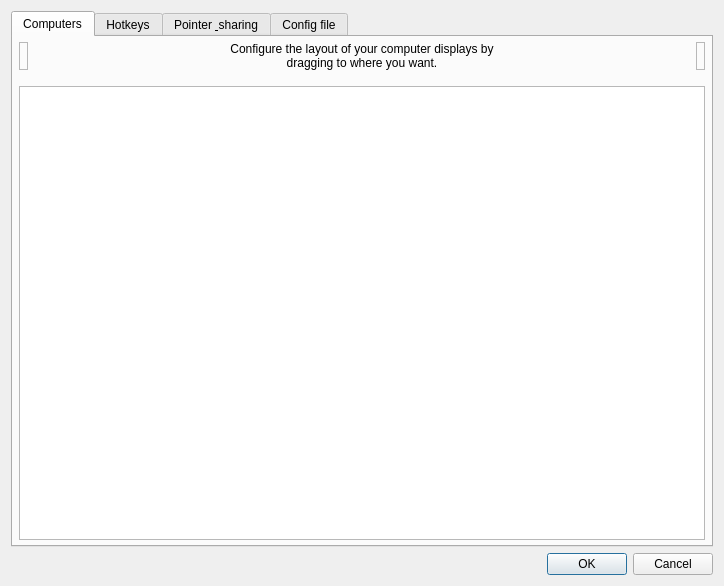
<?xml version="1.0" encoding="UTF-8"?>
<ui version="4.0">
 <class>ServerConfigDialog</class>
 <widget class="QDialog" name="ServerConfigDialog">
  <property name="geometry">
   <rect>
    <x>0</x>
    <y>0</y>
    <width>724</width>
    <height>586</height>
   </rect>
  </property>
  <property name="minimumSize">
   <size>
    <width>0</width>
    <height>0</height>
   </size>
  </property>
  <property name="windowTitle">
   <string>Server Configuration</string>
  </property>
  <layout class="QVBoxLayout">
   <item>
    <widget class="QTabWidget" name="tabWidget">
     <widget class="QWidget" name="tabComputers">
      <attribute name="title">
       <string>Computers</string>
      </attribute>
      <layout class="QVBoxLayout">
       <property name="leftMargin">
        <number>6</number>
       </property>
       <property name="topMargin">
        <number>5</number>
       </property>
       <property name="rightMargin">
        <number>6</number>
       </property>
       <property name="bottomMargin">
        <number>5</number>
       </property>
       <item>
        <layout class="QHBoxLayout" name="layoutComputers">
         <property name="spacing">
          <number>6</number>
         </property>
         <item>
          <widget class="TrashScreenWidget" name="lblRemoveScreen">
           <property name="acceptDrops">
            <bool>true</bool>
           </property>
           <property name="toolTip">
            <string>Drag a computer from the grid to the trashcan to remove it.</string>
           </property>
           <property name="frameShape">
            <enum>QFrame::Shape::StyledPanel</enum>
           </property>
           <property name="frameShadow">
            <enum>QFrame::Shadow::Raised</enum>
           </property>
          </widget>
         </item>
         <item>
          <spacer name="horizontalSpacer_21">
           <property name="orientation">
            <enum>Qt::Orientation::Horizontal</enum>
           </property>
           <property name="sizeHint" stdset="0">
            <size>
             <width>40</width>
             <height>20</height>
            </size>
           </property>
          </spacer>
         </item>
         <item>
          <widget class="QLabel" name="label_2">
           <property name="sizePolicy">
            <sizepolicy hsizetype="Preferred" vsizetype="Preferred">
             <horstretch>1</horstretch>
             <verstretch>0</verstretch>
            </sizepolicy>
           </property>
           <property name="maximumSize">
            <size>
             <width>310</width>
             <height>16777215</height>
            </size>
           </property>
           <property name="text">
            <string>Configure the layout of your computer displays by dragging to where you want.</string>
           </property>
           <property name="alignment">
            <set>Qt::AlignmentFlag::AlignCenter</set>
           </property>
           <property name="wordWrap">
            <bool>true</bool>
           </property>
           <property name="indent">
            <number>-1</number>
           </property>
          </widget>
         </item>
         <item>
          <spacer name="horizontalSpacer_22">
           <property name="orientation">
            <enum>Qt::Orientation::Horizontal</enum>
           </property>
           <property name="sizeHint" stdset="0">
            <size>
             <width>40</width>
             <height>20</height>
            </size>
           </property>
          </spacer>
         </item>
         <item>
          <widget class="NewScreenWidget" name="lblNewScreen">
           <property name="toolTip">
            <string>Drag to the grid to add a new computer.</string>
           </property>
           <property name="frameShape">
            <enum>QFrame::Shape::StyledPanel</enum>
           </property>
           <property name="frameShadow">
            <enum>QFrame::Shadow::Raised</enum>
           </property>
          </widget>
         </item>
        </layout>
       </item>
       <item>
        <spacer name="verticalSpacer">
         <property name="orientation">
          <enum>Qt::Orientation::Vertical</enum>
         </property>
         <property name="sizeType">
          <enum>QSizePolicy::Policy::Fixed</enum>
         </property>
         <property name="sizeHint" stdset="0">
          <size>
           <width>20</width>
           <height>10</height>
          </size>
         </property>
        </spacer>
       </item>
       <item>
        <widget class="ScreenSetupView" name="screenSetupView">
         <property name="sizePolicy">
          <sizepolicy hsizetype="MinimumExpanding" vsizetype="Expanding">
           <horstretch>0</horstretch>
           <verstretch>0</verstretch>
          </sizepolicy>
         </property>
         <property name="acceptDrops">
          <bool>true</bool>
         </property>
         <property name="autoFillBackground">
          <bool>false</bool>
         </property>
        </widget>
       </item>
      </layout>
     </widget>
     <widget class="QWidget" name="tabHotkeys">
      <attribute name="title">
       <string>Hotkeys</string>
      </attribute>
      <layout class="QHBoxLayout" name="_2">
       <item>
        <widget class="QGroupBox" name="groupHotkeys">
         <property name="title">
          <string>&amp;Hotkeys</string>
         </property>
         <layout class="QGridLayout" name="_3">
          <item row="0" column="0" rowspan="4">
           <widget class="QListWidget" name="listHotkeys"/>
          </item>
          <item row="0" column="1">
           <widget class="QPushButton" name="btnNewHotkey">
            <property name="enabled">
             <bool>true</bool>
            </property>
            <property name="text">
             <string>&amp;New</string>
            </property>
            <property name="icon">
             <iconset theme="QIcon::ThemeIcon::ListAdd"/>
            </property>
           </widget>
          </item>
          <item row="1" column="1">
           <widget class="QPushButton" name="btnEditHotkey">
            <property name="enabled">
             <bool>false</bool>
            </property>
            <property name="text">
             <string>&amp;Edit</string>
            </property>
            <property name="icon">
             <iconset theme="document-edit"/>
            </property>
           </widget>
          </item>
          <item row="2" column="1">
           <widget class="QPushButton" name="btnRemoveHotkey">
            <property name="enabled">
             <bool>false</bool>
            </property>
            <property name="text">
             <string>&amp;Remove</string>
            </property>
            <property name="icon">
             <iconset theme="QIcon::ThemeIcon::ListRemove"/>
            </property>
           </widget>
          </item>
          <item row="3" column="1">
           <spacer name="hotkeySpacer">
            <property name="orientation">
             <enum>Qt::Orientation::Vertical</enum>
            </property>
            <property name="sizeHint" stdset="0">
             <size>
              <width>75</width>
              <height>161</height>
             </size>
            </property>
           </spacer>
          </item>
         </layout>
        </widget>
       </item>
       <item>
        <widget class="QGroupBox" name="groupActions">
         <property name="font">
          <font>
           <kerning>true</kerning>
          </font>
         </property>
         <property name="title">
          <string>A&amp;ctions</string>
         </property>
         <layout class="QGridLayout">
          <item row="0" column="0" rowspan="4">
           <widget class="QListWidget" name="listActions"/>
          </item>
          <item row="0" column="1">
           <widget class="QPushButton" name="btnNewAction">
            <property name="enabled">
             <bool>false</bool>
            </property>
            <property name="text">
             <string>Ne&amp;w</string>
            </property>
            <property name="icon">
             <iconset theme="QIcon::ThemeIcon::ListAdd"/>
            </property>
           </widget>
          </item>
          <item row="1" column="1">
           <widget class="QPushButton" name="btnEditAction">
            <property name="enabled">
             <bool>false</bool>
            </property>
            <property name="text">
             <string>E&amp;dit</string>
            </property>
            <property name="icon">
             <iconset theme="document-edit"/>
            </property>
           </widget>
          </item>
          <item row="2" column="1">
           <widget class="QPushButton" name="btnRemoveAction">
            <property name="enabled">
             <bool>false</bool>
            </property>
            <property name="text">
             <string>Re&amp;move</string>
            </property>
            <property name="icon">
             <iconset theme="QIcon::ThemeIcon::ListRemove"/>
            </property>
           </widget>
          </item>
          <item row="3" column="1">
           <spacer name="actionSpacer">
            <property name="orientation">
             <enum>Qt::Orientation::Vertical</enum>
            </property>
            <property name="sizeHint" stdset="0">
             <size>
              <width>20</width>
              <height>40</height>
             </size>
            </property>
           </spacer>
          </item>
         </layout>
        </widget>
       </item>
      </layout>
     </widget>
     <widget class="QWidget" name="tabAdvanced">
      <attribute name="title">
       <string>Pointer &amp; sharing</string>
      </attribute>
      <layout class="QVBoxLayout" name="verticalLayout_2">
       <property name="leftMargin">
        <number>15</number>
       </property>
       <property name="topMargin">
        <number>15</number>
       </property>
       <property name="rightMargin">
        <number>15</number>
       </property>
       <property name="bottomMargin">
        <number>15</number>
       </property>
       <item>
        <widget class="QGroupBox" name="groupMisc">
         <property name="font">
          <font>
           <kerning>false</kerning>
          </font>
         </property>
         <property name="title">
          <string>&amp;Misc</string>
         </property>
         <layout class="QVBoxLayout" name="verticalLayout_4">
          <property name="leftMargin">
           <number>6</number>
          </property>
          <property name="topMargin">
           <number>6</number>
          </property>
          <property name="rightMargin">
           <number>6</number>
          </property>
          <property name="bottomMargin">
           <number>6</number>
          </property>
          <item>
           <widget class="QCheckBox" name="cbDisableLockToComputer">
            <property name="text">
             <string>Disable lock to computer (scroll lock key)</string>
            </property>
           </widget>
          </item>
          <item>
           <widget class="QCheckBox" name="cbDefaultLockToComputerState">
            <property name="text">
             <string>Enable lock to computer at startup</string>
            </property>
           </widget>
          </item>
          <item>
           <widget class="QCheckBox" name="cbAutoLockFullscreen">
            <property name="text">
             <string>Automatically lock while a full-screen app is active on this computer</string>
            </property>
            <property name="checked">
             <bool>true</bool>
            </property>
           </widget>
          </item>
          <item>
           <widget class="QCheckBox" name="cbRelativeMouseMoves">
            <property name="enabled">
             <bool>true</bool>
            </property>
            <property name="text">
             <string>Use &amp;relative mouse movements</string>
            </property>
           </widget>
          </item>
          <item>
           <layout class="QHBoxLayout" name="layoutRemotePointerSpeed">
            <item>
             <widget class="QLabel" name="labelRemotePointerSpeed">
              <property name="text">
               <string>Remote pointer speed</string>
              </property>
             </widget>
            </item>
            <item>
             <widget class="QSlider" name="sliderRemotePointerSpeed">
              <property name="minimum">
               <number>25</number>
              </property>
              <property name="maximum">
               <number>400</number>
              </property>
              <property name="singleStep">
               <number>5</number>
              </property>
              <property name="pageStep">
               <number>25</number>
              </property>
              <property name="value">
               <number>100</number>
              </property>
              <property name="orientation">
               <enum>Qt::Orientation::Horizontal</enum>
              </property>
             </widget>
            </item>
            <item>
             <widget class="QSpinBox" name="sbRemotePointerSpeed">
              <property name="suffix">
               <string notr="true"> %</string>
              </property>
              <property name="minimum">
               <number>25</number>
              </property>
              <property name="maximum">
               <number>400</number>
              </property>
              <property name="singleStep">
               <number>5</number>
              </property>
              <property name="value">
               <number>100</number>
              </property>
             </widget>
            </item>
           </layout>
          </item>
          <item>
           <widget class="QCheckBox" name="cbWin32KeepForeground">
            <property name="enabled">
             <bool>true</bool>
            </property>
            <property name="text">
             <string>Don't take &amp;foreground window (Windows only)</string>
            </property>
           </widget>
          </item>
          <item>
           <layout class="QHBoxLayout" name="layoutClipboard">
            <item>
             <widget class="QCheckBox" name="cbEnableClipboard">
              <property name="sizePolicy">
               <sizepolicy hsizetype="Minimum" vsizetype="Preferred">
                <horstretch>0</horstretch>
                <verstretch>0</verstretch>
               </sizepolicy>
              </property>
              <property name="text">
               <string>Enable clipboard sharing</string>
              </property>
              <property name="checked">
               <bool>true</bool>
              </property>
             </widget>
            </item>
            <item>
             <spacer name="horizontalSpacer">
              <property name="orientation">
               <enum>Qt::Orientation::Horizontal</enum>
              </property>
              <property name="sizeHint" stdset="0">
               <size>
                <width>40</width>
                <height>20</height>
               </size>
              </property>
             </spacer>
            </item>
            <item>
             <widget class="QLabel" name="label_7">
              <property name="text">
               <string>Limit to:</string>
              </property>
             </widget>
            </item>
            <item>
             <widget class="QSpinBox" name="sbClipboardSizeLimit">
              <property name="enabled">
               <bool>false</bool>
              </property>
              <property name="sizePolicy">
               <sizepolicy hsizetype="Maximum" vsizetype="Fixed">
                <horstretch>0</horstretch>
                <verstretch>0</verstretch>
               </sizepolicy>
              </property>
              <property name="suffix">
               <string>MB</string>
              </property>
              <property name="maximum">
               <number>10000</number>
              </property>
              <property name="value">
               <number>3</number>
              </property>
             </widget>
            </item>
            <item>
             <spacer name="horizontalSpacer_3">
              <property name="orientation">
               <enum>Qt::Orientation::Horizontal</enum>
              </property>
              <property name="sizeType">
               <enum>QSizePolicy::Policy::Fixed</enum>
              </property>
              <property name="sizeHint" stdset="0">
               <size>
                <width>50</width>
                <height>20</height>
               </size>
              </property>
             </spacer>
            </item>
           </layout>
          </item>
         </layout>
        </widget>
       </item>
       <item>
        <widget class="QGroupBox" name="groupSwitch">
         <property name="font">
          <font>
           <kerning>true</kerning>
          </font>
         </property>
         <property name="title">
          <string>&amp;Switching</string>
         </property>
         <layout class="QVBoxLayout">
          <property name="spacing">
           <number>6</number>
          </property>
          <property name="leftMargin">
           <number>6</number>
          </property>
          <property name="topMargin">
           <number>6</number>
          </property>
          <property name="rightMargin">
           <number>6</number>
          </property>
          <property name="bottomMargin">
           <number>6</number>
          </property>
          <item>
           <layout class="QHBoxLayout" name="_5">
            <item>
             <widget class="QCheckBox" name="cbSwitchDelay">
              <property name="enabled">
               <bool>true</bool>
              </property>
              <property name="text">
               <string>Switch &amp;after waiting</string>
              </property>
             </widget>
            </item>
            <item>
             <spacer name="spacerSwitchWait">
              <property name="orientation">
               <enum>Qt::Orientation::Horizontal</enum>
              </property>
              <property name="sizeHint" stdset="0">
               <size>
                <width>40</width>
                <height>20</height>
               </size>
              </property>
             </spacer>
            </item>
            <item>
             <widget class="QSpinBox" name="sbSwitchDelay">
              <property name="enabled">
               <bool>false</bool>
              </property>
              <property name="sizePolicy">
               <sizepolicy hsizetype="Maximum" vsizetype="Fixed">
                <horstretch>0</horstretch>
                <verstretch>0</verstretch>
               </sizepolicy>
              </property>
              <property name="suffix">
               <string>ms</string>
              </property>
              <property name="minimum">
               <number>10</number>
              </property>
              <property name="maximum">
               <number>10000</number>
              </property>
              <property name="singleStep">
               <number>10</number>
              </property>
              <property name="value">
               <number>250</number>
              </property>
             </widget>
            </item>
            <item>
             <spacer name="spacerSwitchWait_2">
              <property name="orientation">
               <enum>Qt::Orientation::Horizontal</enum>
              </property>
              <property name="sizeType">
               <enum>QSizePolicy::Policy::Fixed</enum>
              </property>
              <property name="sizeHint" stdset="0">
               <size>
                <width>50</width>
                <height>20</height>
               </size>
              </property>
             </spacer>
            </item>
           </layout>
          </item>
          <item>
           <layout class="QHBoxLayout" name="_6">
            <item>
             <widget class="QCheckBox" name="cbSwitchDoubleTap">
              <property name="enabled">
               <bool>true</bool>
              </property>
              <property name="text">
               <string>Switch on double &amp;tap within</string>
              </property>
             </widget>
            </item>
            <item>
             <spacer name="spacerDoubleTap">
              <property name="orientation">
               <enum>Qt::Orientation::Horizontal</enum>
              </property>
              <property name="sizeHint" stdset="0">
               <size>
                <width>40</width>
                <height>20</height>
               </size>
              </property>
             </spacer>
            </item>
            <item>
             <widget class="QSpinBox" name="sbSwitchDoubleTap">
              <property name="enabled">
               <bool>false</bool>
              </property>
              <property name="sizePolicy">
               <sizepolicy hsizetype="Maximum" vsizetype="Fixed">
                <horstretch>0</horstretch>
                <verstretch>0</verstretch>
               </sizepolicy>
              </property>
              <property name="suffix">
               <string>ms</string>
              </property>
              <property name="minimum">
               <number>10</number>
              </property>
              <property name="maximum">
               <number>10000</number>
              </property>
              <property name="singleStep">
               <number>10</number>
              </property>
              <property name="value">
               <number>250</number>
              </property>
             </widget>
            </item>
            <item>
             <spacer name="spacerDoubleTap_2">
              <property name="orientation">
               <enum>Qt::Orientation::Horizontal</enum>
              </property>
              <property name="sizeType">
               <enum>QSizePolicy::Policy::Fixed</enum>
              </property>
              <property name="sizeHint" stdset="0">
               <size>
                <width>50</width>
                <height>20</height>
               </size>
              </property>
             </spacer>
            </item>
           </layout>
          </item>
         </layout>
        </widget>
       </item>
       <item>
        <widget class="QGroupBox" name="groupNetwork">
         <property name="title">
          <string>&amp;Network</string>
         </property>
         <layout class="QVBoxLayout" name="verticalLayout_5">
          <property name="leftMargin">
           <number>6</number>
          </property>
          <property name="topMargin">
           <number>6</number>
          </property>
          <property name="rightMargin">
           <number>6</number>
          </property>
          <property name="bottomMargin">
           <number>6</number>
          </property>
          <item>
           <widget class="QWidget" name="widgetHeartbeat" native="true">
            <layout class="QHBoxLayout" name="groupHeartbeat">
             <property name="spacing">
              <number>9</number>
             </property>
             <property name="leftMargin">
              <number>1</number>
             </property>
             <item>
              <widget class="QCheckBox" name="cbHeartbeat">
               <property name="enabled">
                <bool>true</bool>
               </property>
               <property name="whatsThis">
                <string>&lt;html&gt;&lt;head/&gt;&lt;body&gt;&lt;p&gt;Enables the network heartbeat to ping clients every &lt;span style=&quot; font-style:italic;&quot;&gt;n&lt;/span&gt; seconds. This may help to diagnose network problems by retrying the connection if the client becomes unresponsive.&lt;/p&gt;&lt;/body&gt;&lt;/html&gt;</string>
               </property>
               <property name="text">
                <string>&amp;Check clients every</string>
               </property>
              </widget>
             </item>
             <item>
              <spacer name="spacerNetwork">
               <property name="orientation">
                <enum>Qt::Orientation::Horizontal</enum>
               </property>
               <property name="sizeHint" stdset="0">
                <size>
                 <width>40</width>
                 <height>20</height>
                </size>
               </property>
              </spacer>
             </item>
             <item>
              <widget class="QSpinBox" name="sbHeartbeat">
               <property name="enabled">
                <bool>false</bool>
               </property>
               <property name="sizePolicy">
                <sizepolicy hsizetype="Maximum" vsizetype="Fixed">
                 <horstretch>0</horstretch>
                 <verstretch>0</verstretch>
                </sizepolicy>
               </property>
               <property name="suffix">
                <string>ms</string>
               </property>
               <property name="minimum">
                <number>1000</number>
               </property>
               <property name="maximum">
                <number>30000</number>
               </property>
               <property name="singleStep">
                <number>1000</number>
               </property>
               <property name="value">
                <number>5000</number>
               </property>
              </widget>
             </item>
             <item>
              <spacer name="spacerNetwork_2">
               <property name="orientation">
                <enum>Qt::Orientation::Horizontal</enum>
               </property>
               <property name="sizeType">
                <enum>QSizePolicy::Policy::Fixed</enum>
               </property>
               <property name="sizeHint" stdset="0">
                <size>
                 <width>50</width>
                 <height>20</height>
                </size>
               </property>
              </spacer>
             </item>
            </layout>
           </widget>
          </item>
          <item>
           <layout class="QHBoxLayout" name="horizontalLayout_5">
            <item>
             <widget class="QLabel" name="labelProtocol">
              <property name="whatsThis">
               <string>&lt;html&gt;&lt;head/&gt;&lt;body&gt;&lt;p&gt;Enables compatibility with programs that use either the Synergy or Barrier protocols:&lt;/p&gt;&lt;ul style=&quot;margin-top: 0px; margin-bottom: 0px; margin-left: 0px; margin-right: 0px; -qt-list-indent: 1;&quot;&gt;&lt;li style=&quot; margin-top:12px; margin-bottom:0px; margin-left:0px; margin-right:0px; -qt-block-indent:0; text-indent:0px;&quot;&gt;Synergy 3 uses the Synergy protocol.&lt;/li&gt;&lt;li style=&quot; margin-top:0px; margin-bottom:12px; margin-left:0px; margin-right:0px; -qt-block-indent:0; text-indent:0px;&quot;&gt;Barrier, Input-Leap and Synergy 1 use the Barrier protocol.&lt;/li&gt;&lt;/ul&gt;&lt;p&gt;An Ieum client automatically selects the protocol required by the server.&lt;/p&gt;&lt;/body&gt;&lt;/html&gt;</string>
              </property>
              <property name="text">
               <string>Network protocol</string>
              </property>
             </widget>
            </item>
            <item>
             <widget class="QRadioButton" name="rbProtocolSynergy">
              <property name="text">
               <string notr="true">Synergy</string>
              </property>
              <property name="checked">
               <bool>true</bool>
              </property>
             </widget>
            </item>
            <item>
             <widget class="QRadioButton" name="rbProtocolBarrier">
              <property name="text">
               <string notr="true">Barrier</string>
              </property>
             </widget>
            </item>
           </layout>
          </item>
         </layout>
        </widget>
       </item>
      </layout>
     </widget>
     <widget class="QWidget" name="tabConfigFile">
      <property name="sizePolicy">
       <sizepolicy hsizetype="Preferred" vsizetype="Preferred">
        <horstretch>0</horstretch>
        <verstretch>0</verstretch>
       </sizepolicy>
      </property>
      <attribute name="title">
       <string>Config file</string>
      </attribute>
      <layout class="QVBoxLayout" name="verticalLayout">
       <property name="topMargin">
        <number>20</number>
       </property>
       <item>
        <widget class="QLabel" name="label_5">
         <property name="font">
          <font>
           <pointsize>18</pointsize>
           <bold>true</bold>
          </font>
         </property>
         <property name="text">
          <string>Core server config file</string>
         </property>
         <property name="textFormat">
          <enum>Qt::TextFormat::PlainText</enum>
         </property>
         <property name="alignment">
          <set>Qt::AlignmentFlag::AlignCenter</set>
         </property>
        </widget>
       </item>
       <item>
        <widget class="QLabel" name="label_6">
         <property name="text">
          <string>Use a server config file to create complex computer layouts that are not possible with the simple grid-based computer layout editor.

Enabling this setting will disable the server config GUI.</string>
         </property>
         <property name="textFormat">
          <enum>Qt::TextFormat::MarkdownText</enum>
         </property>
         <property name="alignment">
          <set>Qt::AlignmentFlag::AlignCenter</set>
         </property>
         <property name="wordWrap">
          <bool>true</bool>
         </property>
        </widget>
       </item>
       <item>
        <spacer name="verticalSpacer_4">
         <property name="orientation">
          <enum>Qt::Orientation::Vertical</enum>
         </property>
         <property name="sizeType">
          <enum>QSizePolicy::Policy::Maximum</enum>
         </property>
         <property name="sizeHint" stdset="0">
          <size>
           <width>20</width>
           <height>30</height>
          </size>
         </property>
        </spacer>
       </item>
       <item>
        <widget class="QGroupBox" name="groupExternalConfig">
         <property name="title">
          <string>Use a server config file</string>
         </property>
         <property name="checkable">
          <bool>true</bool>
         </property>
         <property name="checked">
          <bool>false</bool>
         </property>
         <layout class="QHBoxLayout" name="horizontalLayout">
          <item>
           <widget class="QWidget" name="widgetExternalConfigControls" native="true">
            <property name="enabled">
             <bool>false</bool>
            </property>
            <layout class="QHBoxLayout" name="horizontalLayout_2">
             <property name="leftMargin">
              <number>0</number>
             </property>
             <property name="topMargin">
              <number>0</number>
             </property>
             <property name="rightMargin">
              <number>0</number>
             </property>
             <property name="bottomMargin">
              <number>0</number>
             </property>
             <item>
              <widget class="QLabel" name="labelConfigFile">
               <property name="sizePolicy">
                <sizepolicy hsizetype="Maximum" vsizetype="Preferred">
                 <horstretch>0</horstretch>
                 <verstretch>0</verstretch>
                </sizepolicy>
               </property>
               <property name="minimumSize">
                <size>
                 <width>96</width>
                 <height>0</height>
                </size>
               </property>
               <property name="text">
                <string>Config file path</string>
               </property>
              </widget>
             </item>
             <item>
              <spacer name="horizontalSpacer_6">
               <property name="orientation">
                <enum>Qt::Orientation::Horizontal</enum>
               </property>
               <property name="sizeType">
                <enum>QSizePolicy::Policy::Fixed</enum>
               </property>
               <property name="sizeHint" stdset="0">
                <size>
                 <width>13</width>
                 <height>20</height>
                </size>
               </property>
              </spacer>
             </item>
             <item>
              <widget class="QLineEdit" name="lineConfigFile">
               <property name="sizePolicy">
                <sizepolicy hsizetype="Minimum" vsizetype="Fixed">
                 <horstretch>0</horstretch>
                 <verstretch>0</verstretch>
                </sizepolicy>
               </property>
               <property name="minimumSize">
                <size>
                 <width>180</width>
                 <height>0</height>
                </size>
               </property>
              </widget>
             </item>
             <item>
              <widget class="QPushButton" name="btnBrowseConfigFile">
               <property name="sizePolicy">
                <sizepolicy hsizetype="Fixed" vsizetype="Fixed">
                 <horstretch>0</horstretch>
                 <verstretch>0</verstretch>
                </sizepolicy>
               </property>
               <property name="minimumSize">
                <size>
                 <width>0</width>
                 <height>0</height>
                </size>
               </property>
               <property name="cursor">
                <cursorShape>PointingHandCursor</cursorShape>
               </property>
               <property name="text">
                <string/>
               </property>
               <property name="flat">
                <bool>true</bool>
               </property>
              </widget>
             </item>
            </layout>
           </widget>
          </item>
         </layout>
        </widget>
       </item>
       <item>
        <spacer name="verticalSpacer_1">
         <property name="orientation">
          <enum>Qt::Orientation::Vertical</enum>
         </property>
         <property name="sizeHint" stdset="0">
          <size>
           <width>20</width>
           <height>40</height>
          </size>
         </property>
        </spacer>
       </item>
      </layout>
     </widget>
    </widget>
   </item>
   <item>
    <widget class="QDialogButtonBox" name="buttonBox">
     <property name="orientation">
      <enum>Qt::Orientation::Horizontal</enum>
     </property>
     <property name="standardButtons">
      <set>QDialogButtonBox::StandardButton::Cancel|QDialogButtonBox::StandardButton::Ok</set>
     </property>
    </widget>
   </item>
  </layout>
 </widget>
 <customwidgets>
  <customwidget>
   <class>ScreenSetupView</class>
   <extends>QTableView</extends>
   <header>widgets/ScreenSetupView.h</header>
   <container>1</container>
  </customwidget>
  <customwidget>
   <class>TrashScreenWidget</class>
   <extends>QLabel</extends>
   <header>widgets/TrashScreenWidget.h</header>
  </customwidget>
  <customwidget>
   <class>NewScreenWidget</class>
   <extends>QLabel</extends>
   <header>widgets/NewScreenWidget.h</header>
  </customwidget>
 </customwidgets>
 <tabstops>
  <tabstop>screenSetupView</tabstop>
  <tabstop>listHotkeys</tabstop>
  <tabstop>btnNewHotkey</tabstop>
  <tabstop>btnEditHotkey</tabstop>
  <tabstop>btnRemoveHotkey</tabstop>
  <tabstop>listActions</tabstop>
  <tabstop>btnNewAction</tabstop>
  <tabstop>btnEditAction</tabstop>
  <tabstop>btnRemoveAction</tabstop>
  <tabstop>cbSwitchDelay</tabstop>
  <tabstop>sbSwitchDelay</tabstop>
  <tabstop>cbSwitchDoubleTap</tabstop>
  <tabstop>sbSwitchDoubleTap</tabstop>
  <tabstop>cbEnableClipboard</tabstop>
  <tabstop>sbClipboardSizeLimit</tabstop>
  <tabstop>cbHeartbeat</tabstop>
  <tabstop>sbHeartbeat</tabstop>
  <tabstop>cbRelativeMouseMoves</tabstop>
  <tabstop>sliderRemotePointerSpeed</tabstop>
  <tabstop>sbRemotePointerSpeed</tabstop>
  <tabstop>tabWidget</tabstop>
 </tabstops>
 <resources/>
 <connections/>
</ui>
